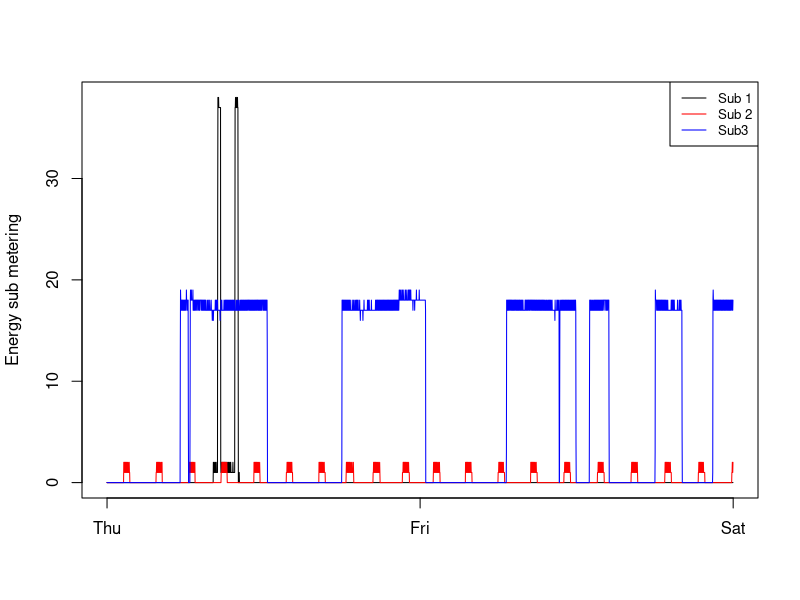

This chart was generated by the following R code:
# plot 3
SelectedElectData <- read.csv("ElectData.csv")

png(filename="Plot3.png",width = 480, height = 480)
# get the first time for the days
NewDays <- grep('00:00:00',SelectedElectData$Time)
# add the saturday endpoint
NewDays <- c(NewDays,length(SelectedElectData$Global_active_power)+1)
NewDayLabels <- c("Thu","Fri","Sat")

# make the plot
plot(SelectedElectData$Sub_metering_1,col = 'black', type="l", xlab="",ylab="Energy sub metering",xaxt="n")
axis(1, at=NewDays, labels=NewDayLabels)
lines(SelectedElectData$Sub_metering_2,type="l",col="red")
lines(SelectedElectData$Sub_metering_3,type="l",col="blue")

leg.txt <- c('Sub 1', "Sub 2", "Sub3")
leg.loc <- "topright"
leg.col <- c("black","red", "blue")

legend(leg.loc,leg.txt, col = leg.col, lty=1, cex=0.8)
dev.off()
